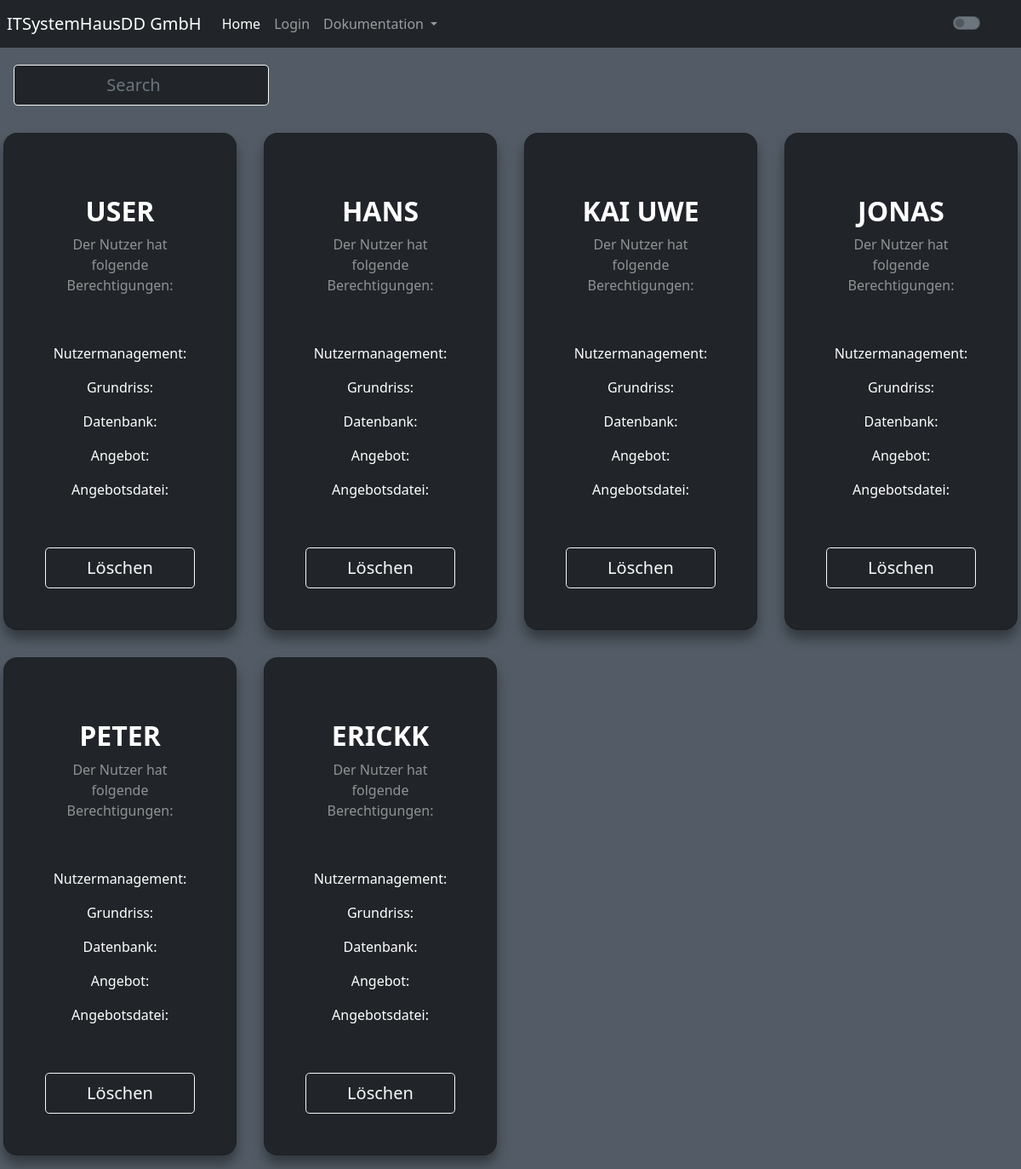
The page /list-employee/ on the database as committed earlier.
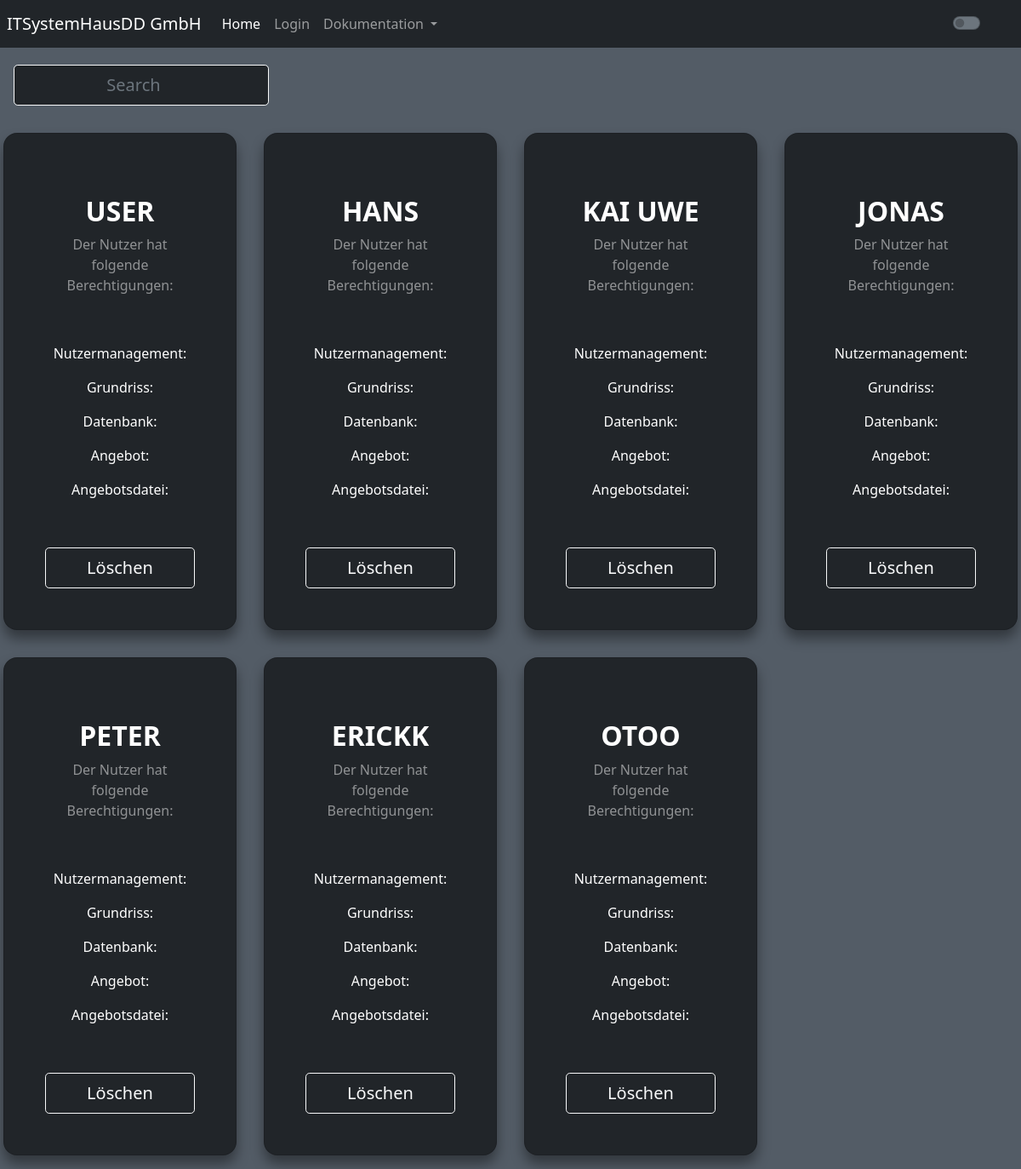
The same page on the database as committed later.
### usermanagement/models.py (models this page shows, shortened)
class Employee(User):
    perm_usermanagement = models.BooleanField(default=False)
    perm_layout = models.BooleanField(default=False)
    perm_database = models.BooleanField(default=False)
    perm_offer = models.BooleanField(default=False)
    perm_offer_file = models.BooleanField(default=False)

### usermanagement/views.py (the view)
class ListEmployee(View):
    def get(self, request: HttpRequest) -> HttpResponse:
        all_employee = Employee.objects.all()
        employ = get_employee(request)
        return render(
            request,
            "usermanagement/list_employee.html",
            {"employees": all_employee, "employ": employ},
        )

### usermanagement/views.py (called while the page is built)
def get_employee(request: HttpRequest) -> Optional[Employee]:
    if request.user.is_authenticated:
        employ: Employee = Employee.objects.get(username=request.user.username)
        return employ
    return None

### usermanagement/templates/usermanagement/list_employee.html (shortened to what this page needs)
{% extends "usermanagement/index.html" %}
{% load static %}
{% block css %}
<link rel="stylesheet" href="{% static 'css/styleList.css' %}">
{% endblock %}
{% load bootstrap_icons %}
{% block content %}
<form class="form-inline nav-item d-flex">
    <input class="form-control me-2 w-25 text-center m-3 bg-dark text-white btn-outline-light btn-lg" id="filter" type="search" placeholder="Search" aria-label="Search" autocomplete="on">
</form>
<div class="row" id="mycard">
    {% for item in employees %}
    <div class="col-sm-6 w-25 p-3">
        <div class="card bg-dark text-white" style="border-radius: 1rem; box-shadow: 0 10px 15px 0 rgba(0,0,0,0.4);" id="card">
            <div class="card-body p-5 text-center">
                <div class="mb-md-5 mt-md-4">
                    <h2 class="fw-bold mb-2 text-uppercase">{{item.username}}</h2>
                    <p class="text-white-50 mb-5">Der Nutzer hat folgende Berechtigungen:</p>
                    <div class="p-2">
                        {% if item.perm_usermanagement %}
                        Nutzermanagement: {% bs_icon 'shield-check' color='white' size='1.5em' %}
                        {% else %}
                        Nutzermanagement: {% bs_icon 'shield-x' color='white' size='1.5em' %}
                        {% endif %}
                    </div>
                    <div class="p-2">
                        {% if item.perm_layout %}
                        Grundriss: {% bs_icon 'shield-check' color='white' size='1.5em' %}
                        {% else %}
                        Grundriss: {% bs_icon 'shield-x' color='white' size='1.5em' %}
                        {% endif %}
                    </div>
                    <div class="p-2">
                        {% if item.perm_database %}
                        Datenbank: {% bs_icon 'shield-check' color='white' size='1.5em' %}
                        {% else %}
                        Datenbank: {% bs_icon 'shield-x' color='white' size='1.5em' %}
                        {% endif %}
                    </div>
                    <div class="p-2">
                        {% if item.perm_offer %}
                        Angebot: {% bs_icon 'shield-check' color='white' size='1.5em' %}
                        {% else %}
                        Angebot: {% bs_icon 'shield-x' color='white' size='1.5em' %}
                        {% endif %}
                    </div>
                    <div class="p-2">
                        {% if item.perm_offer_file %}
                        Angebotsdatei: {% bs_icon 'shield-check' color='white' size='1.5em' %}
                        {% else %}
                        Angebotsdatei: {% bs_icon 'shield-x' color='white' size='1.5em' %}
                        {% endif %}
                    </div>
                </div>
                <button type="button" class="btn btn-outline-light btn-lg px-5" data-bs-toggle="modal"
                data-bs-target="#deleteModal{{item}}">
                Löschen
            </button>
        </div>
</div>
</div>
{% endfor %}
</div>
{% endblock %}

### usermanagement/templates/usermanagement/index.html (shortened to what this page needs)
{% load static %}
<!DOCTYPE html>
<html lang="en">
<head>
  <link href="https://cdn.jsdelivr.net/npm/bootstrap@5.0.2/dist/css/bootstrap.min.css" rel="stylesheet"
>
  {% load bootstrap_icons %}
  {% block css %}{% endblock %}
</head>
<body>
  <nav class="navbar navbar-expand-lg navbar-dark bg-dark px-2 fixed-top">
    <a class="navbar-brand" href="#"> ITSystemHausDD GmbH</a>
    <div class="collapse navbar-collapse" id="navbarNavAltMarkup">
      <div class="navbar-nav">
        <a class="nav-item nav-link active" href="{% url 'index-view' %}">Home</a>
        {% if not user.is_authenticated %}
        <a class="nav-item nav-link" href="{% url 'login-view' %}">Login</a>
        {% endif %}
        <li class="nav-item dropdown">
          <a class="nav-link dropdown-toggle" href="#" id="navbarDropdownMenuLink" role="button" data-bs-toggle="dropdown" aria-expanded="false">
            Dokumentation
          </a>
        </li>
      </div>
      <div class="form-check form-switch ms-auto me-3 bg-dark text-white">
        <input class="form-check-input text-white bg-secondary" type="checkbox" id="lightSwitch" />
      </div>
    </div>
  </nav>
  <div style="margin-top:5%;">
  {% block content %}
  {% endblock %}
  </div>
</body>
</html>

### usermanagement/static/css/styleList.css (style rules this page uses)
html, body { background-color: #535c66; max-width: 100%; overflow-x: hidden; }

Rows that differ between the two databases and show on the page:
added Employee: username "OTOO", shows "Nutzermanagement:", shows "Grundriss:", shows "Datenbank:", shows "Angebot:", shows "Angebotsdatei:"
